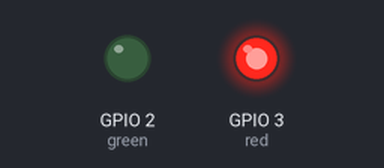
Simulated run of this program. Board: Raspberry Pi (BCM pin numbers). Shown: output pins drawn as LEDs (lit = HIGH).

Above: at 0.1 s.
Timing chart, 0 to 1.6 s (numbered marks = the images above):
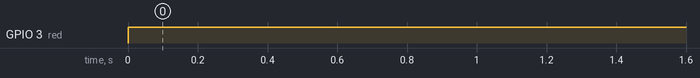

Measured:
- by itself, GPIO 3 (red): LOW → HIGH at 0.00 s

The program:

InternetWorking.py
```python
from gpiozero import LED, PingServer
from gpiozero.tools import negated
from signal import pause

green = LED(2)
red = LED(3)

google = PingServer('google.com')

green.source = google.values
red.source = negated(green)

pause()
```
